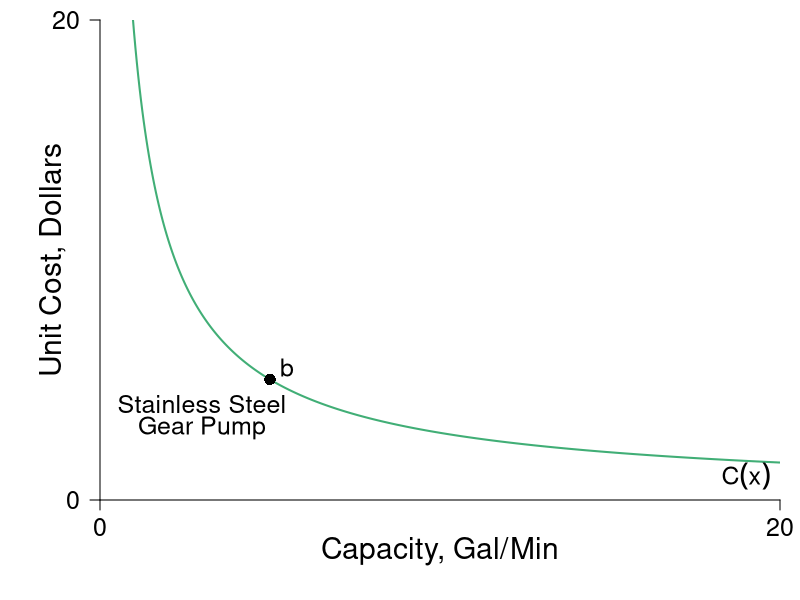

This chart was generated by the following R code:
#require(shape)
pdf(file = "firmmarketsupply/ss_pump.pdf", width = 9, height = 7)
par(mar =  c(5, 5, 1, 1))
#Set parameters for graphics
pointsize <- 1.8
axislabelsize <- 1.8
labelsize <- 1.5
namesize <- 1.8
annotatesize <- 1.5
graphlinewidth <- 2
segmentlinewidth <- 1.5

COL <- c("#7fc97f", "#beaed4", "#fdc086", "#ffff99", "#386cb0", "#f0027f", "#bf5b17", "#666666")
COLA <- c("#e0f3db", "#99d8c9","#66c2a4","#41ae76", "#238b45", "#005824")
COLB <- c("#c6dbef", "#4eb3d3", "#2b8cbe", "#0868ac","#084081")
COLC <- c("#fcfbfd", "#efedf5", "#dadaeb", "#bcbddc", "#9e9ac8", "#807dba", "#6a51a3", "#54278f", "#3f007d")

xlims <- c(0, 20)
ylims <- c(0, 20)

npts <- 501 
x <- seq(xlims[1], xlims[2], length.out = npts)
y <- seq(ylims[1], ylims[2], length.out = npts) 
a <- c(46.08, 55, 64)
b <- c(46.08, 55, 64)

plot(0, 0, xlim = xlims, ylim = ylims, type = "n",
     xlab = expression(paste("")),
     ylab = expression(paste("")), 
     xaxt = "n", 
     yaxt = "n", 
     cex.lab = axislabelsize, 
     bty = "n",
     xaxs="i", 
     yaxs="i")

ticksy <- c(0, ylims[2])
ylabels <- c(0, ylims[2])
ticksx <- c(0, xlims[2])
xlabels <- c(0, xlims[2])

axis(1, at = ticksx, pos = 0, labels = xlabels, cex.axis = labelsize)
axis(2, at = ticksy, pos = 0, labels = ylabels, las = 1, cex.axis = labelsize)

npts <- 500 
xx1 <- seq(xlims[1], xlims[2], length.out = npts)

cost <- function(x = xx1, a = 19.5){
  a*x^(-0.843)
}

# Cost Func.
lines(xx1, cost(), col = COLA[4], lwd = graphlinewidth)

# Label Cost Func
text(3, 4, expression(paste("Stainless Steel")), cex = labelsize)
text(3, 3, expression(paste("Gear Pump")), cex = labelsize)

text(19, 1, expression(paste(C(x))), cex = labelsize)

# Point
points(5, cost(5), pch = 16, col = "black", cex = 1.5)
text(5.5, cost(5)+0.5, expression(b), cex = labelsize)

# Label x,y axis
mtext(expression(paste("Capacity, Gal/Min")), side=1, line = 2.5, cex = axislabelsize)
text(-1.4, 0.5*ylims[2], expression(paste("Unit Cost, Dollars")), xpd = TRUE, cex = axislabelsize, srt = 90) 


dev.off()
